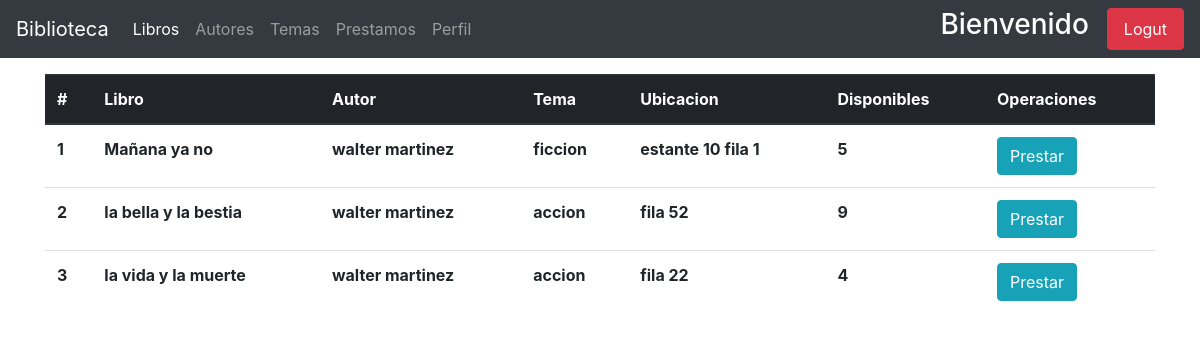
The app's page /autores/prueba4/ with its own data.
### apps/libros/models.py (models this page shows, shortened)
class Libros(models.Model):
    titulo = models.CharField(_('titulo'), max_length=150)
    autor = models.ForeignKey(Author, on_delete=models.PROTECT)
    tema = models.ForeignKey(Temas, on_delete=models.PROTECT)
    ubicacion = models.CharField(_('ubicacion'), max_length=200)
    disponibles = models.PositiveIntegerField(_('libros disponibles'), validators=[limit], default=1, )
    fecha_registro = models.DateField(_('Fecha de ingreso'), default=now())
    class Meta:
        ordering = ['id']
        verbose_name_plural = 'Libros'

### apps/autores/models.py (models this page shows, shortened)
class Author(models.Model):
    nombre = models.CharField(_('nombre'), max_length=150)
    apellido = models.CharField(_('apellido'), max_length=150)
    nacionalidad = models.ForeignKey(Pais, on_delete=models.CASCADE)
    genero = models.BooleanField(_('genero'), default=True, choices=[
        (True, 'masculino'),
        (False, 'femenino')
    ])
    nacimiento = models.DateField(_('fecha de nacimiento'))
    fallecimiento = models.DateField(_('fecha de fallecimiento'),null=True, blank=True)
    fecha_registro = models.DateField(_('fecha de registro'), default=now())
    def __str__(self):
        return f'{self.nombre} {self.apellido}'

### apps/temas/models.py (models this page shows)
class Temas(models.Model):
    tema = models.CharField(_('tema'), max_length=200)
    fecha_ingreso = models.DateField(_('fecha_ingreso'), default=now())
    class Meta:
        verbose_name_plural = 'Temas'
    def __str__(self):
        return self.tema

### apps/autores/views.py (the view)
# urls.py: path('prueba<int:pk>/', views.books, name='prueba')
def books(request, pk):
    book = Libros.objects.filter(autor__id=pk)
    context = {'Book': book}
    return render(request, "autores/author_prueba.html", context)

### apps/autores/templates/autores/author_prueba.html (shortened to what this page needs)
{% extends 'base.html' %}
{% block navbar_items %}
    <li class="nav-item active">
        <a class="nav-link" href="{% url 'book:user_index' %}">Libros <span class="sr-only">(current)</span></a>
    </li>
    <li class="nav-item ">
        <a class="nav-link" href="{% url 'autor:autores-user' %}">Autores </a>
    </li>
    <li class="nav-item ">
        <a class="nav-link" href="{% url 'temas:temas-user' %}">Temas </a>
    </li>
    <li class="nav-item">
        <a class="nav-link" href="{% url 'prestamos:prestamos-list' %}">Prestamos</a>
    </li>
    <li class="nav-item ">
        <a class="nav-link" href="{% url 'usuarios:user-edit' request.user.id %}">Perfil </a>
    </li>
{% endblock %}
{% block content %}
    <div class="container mt-3">
        <table class="table table-hover" id="table-controller">
            <thead class="thead-dark">
                <tr>
                    <th scope="col" > #  </th>
                    <th scope="col" > Libro </th>
                    <th scope="col" > Autor </th>
                    <th scope="col" > Tema </th>
                    <th scope="col" > Ubicacion </th>
                    <th scope="col" > Disponibles </th>
                    <th scope="col" > Operaciones </th>
                </tr>
            </thead>
            <tbody>
                {% for book in Book %}
                    <tr>
                        <th scope="col"> {{ forloop.counter }} </th>
                        <th> {{ book.titulo }} </th>
                        <th> {{ book.autor }} </th>
                        <th> {{ book.tema }} </th>
                        <th> {{ book.ubicacion }} </th>
                        <th> {{ book.disponibles }} </th>
                        <th> <a href="{% url 'prestamos:pre-prestamo' book.id %}" class="btn btn-info"> Prestar </a> </th>
                    </tr>
                {% endfor %}
            </tbody>
        </table>
    </div>
{% endblock %}

### records on screen
Libros: titulo "Mañana ya no", autor "walter martinez", tema "ficcion", ubicacion "estante 10 fila 1", disponibles "5"
Libros: titulo "la bella y la bestia", autor "walter martinez", tema "accion", ubicacion "fila 52", disponibles "9"
Libros: titulo "la vida y la muerte", autor "walter martinez", tema "accion", ubicacion "fila 22", disponibles "4"
